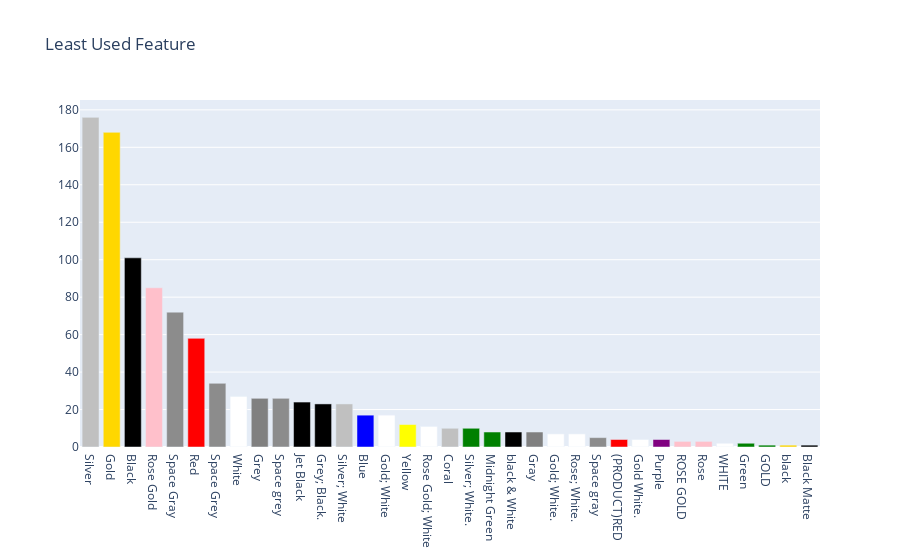

The code cell stored with this chart in its notebook:
### Code cell
Apple_colour =Apple_pd['Colour'].value_counts()



m=Apple_colour.index
n=[]
for i in m:
    
    if 'black' in i.lower():
        i="black"
        n.append(i.lower())

       
    if 'green' in i.lower():
        i="green"
        n.append(i.lower())
        
       
    if 'gray'== i.lower():
        i="hsl(30, 0%, 50%)"
        n.append(i.lower())
        
       
    if 'space gray'== i.lower():
        i= ' #8c8c8c'
        n.append(i.lower())
        
    if 'space grey'== i.lower():
        i= ' #8c8c8c'
        n.append(i.lower())
       
       

        
    if 'grey'==i.lower():
        i="hsl(30, 0%, 50%)"
        n.append(i.lower())
        
        
    if 'silver' in i.lower():
        i="silver"
        n.append(i.lower())
        
    if 'purple' in i.lower():
        i="purple"
        n.append(i.lower())
        
    if 'red' in i.lower():
        i="red"
        n.append(i.lower())
        
    if 'white' in i.lower():
        i="white"
        n.append(i.lower())
        
    if 'rose gold' in i.lower():
        i="pink"
        n.append(i)
           
        
    if 'gold'==i.lower():
        i='gold'
        n.append(i)
        
        
    if 'blue' in i.lower():
        i='blue'
        n.append(i)
        
    if 'yellow' in i.lower():
        i='yellow'
        n.append(i)
        
    if 'green'==i.lower():
        i='green'
        n.append(i)
        
    if 'gold white'==i.lower():
        i='gold'
        n.append(i)
    if 'rose'==i.lower():
        i='pink'
        n.append(i)
        
    
        
        
        
        
        
colors = n


fig = go.Figure(data=[go.Bar(
    x=Apple_colour.index,
    y=Apple_colour.values,
    marker_color=colors # marker color can be a single color value or an iterable
)])
fig.update_layout(title_text='Least Used Feature')

### Figure 1 — Plotly figure (JSON) as saved in the notebook; plotly's stock layout.template omitted (floating-point values rounded to 4 significant figures)
{"data": [{"marker": {"color": ["silver", "gold", "black", "pink", " #8c8c8c", "red", " #8c8c8c", "white", "hsl(30, 0%, 50%)", " #8c8c8c", "black", "black", "silver", "blue", "white", "yellow", "white", "silver", "green", "green", "black", "hsl(30, 0%, 50%)", "white", "white", " #8c8c8c", "red", "white", "purple", "pink", "pink", "white", "green", "green", "gold", "black", "black"]}, "type": "bar", "x": ["Silver", "Gold", "Black", "Rose Gold", "Space Gray", "Red", "Space Grey", "White", "Grey", "Space grey", "Jet Black", "Grey; Black.", "Silver; White", "Blue", "Gold; White", "Yellow", "Rose Gold; White", "Coral", "Silver; White.", "Midnight Green", "black & White", "Gray", "Gold; White.", "Rose; White.", "Space gray", "(PRODUCT)RED", "Gold White.", "Purple", "ROSE GOLD", "Rose", "WHITE", "Green", "GOLD", "black", "Black Matte"], "y": [176, 168, 101, 85, 72, 58, 34, 27, 26, 26, 24, 23, 23, 17, 17, 12, 11, 10, 10, 8, 8, 8, 7, 7, 5, 4, 4, 4, 3, 3, 2, 2, 1, 1, 1]}], "layout": {"title": {"text": "Least Used Feature"}}}
